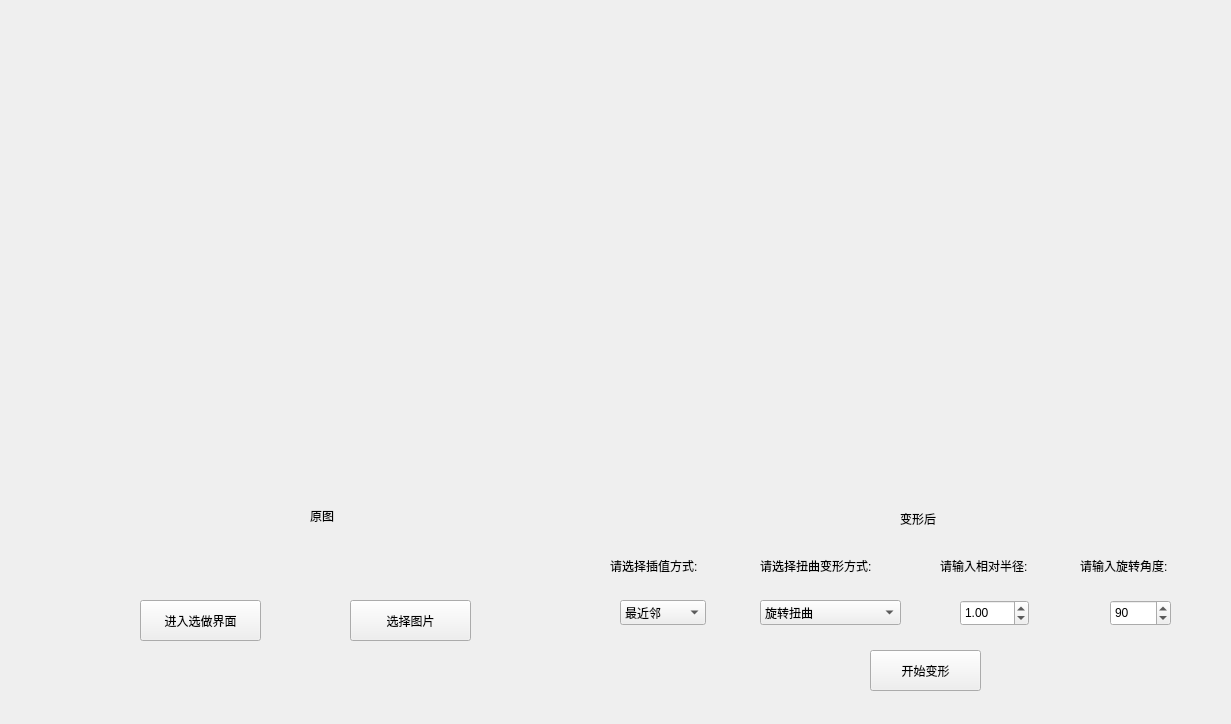
<?xml version="1.0" encoding="UTF-8"?>
<ui version="4.0">
 <class>Widget</class>
 <widget class="QWidget" name="Widget">
  <property name="geometry">
   <rect>
    <x>0</x>
    <y>0</y>
    <width>1231</width>
    <height>724</height>
   </rect>
  </property>
  <property name="windowTitle">
   <string>Widget</string>
  </property>
  <widget class="QPushButton" name="selectPic_pushButton">
   <property name="geometry">
    <rect>
     <x>350</x>
     <y>600</y>
     <width>121</width>
     <height>41</height>
    </rect>
   </property>
   <property name="text">
    <string>选择图片</string>
   </property>
  </widget>
  <widget class="QLabel" name="src_label">
   <property name="geometry">
    <rect>
     <x>70</x>
     <y>60</y>
     <width>521</width>
     <height>401</height>
    </rect>
   </property>
   <property name="text">
    <string/>
   </property>
   <property name="scaledContents">
    <bool>true</bool>
   </property>
  </widget>
  <widget class="QLabel" name="dst_label">
   <property name="geometry">
    <rect>
     <x>640</x>
     <y>60</y>
     <width>551</width>
     <height>401</height>
    </rect>
   </property>
   <property name="text">
    <string/>
   </property>
   <property name="scaledContents">
    <bool>true</bool>
   </property>
  </widget>
  <widget class="QComboBox" name="method_comboBox">
   <property name="geometry">
    <rect>
     <x>620</x>
     <y>600</y>
     <width>86</width>
     <height>25</height>
    </rect>
   </property>
   <item>
    <property name="text">
     <string>最近邻</string>
    </property>
   </item>
   <item>
    <property name="text">
     <string>双线性</string>
    </property>
   </item>
   <item>
    <property name="text">
     <string>双三次</string>
    </property>
   </item>
  </widget>
  <widget class="QLabel" name="label">
   <property name="geometry">
    <rect>
     <x>610</x>
     <y>550</y>
     <width>111</width>
     <height>31</height>
    </rect>
   </property>
   <property name="text">
    <string>请选择插值方式:</string>
   </property>
  </widget>
  <widget class="QComboBox" name="way_comboBox">
   <property name="geometry">
    <rect>
     <x>760</x>
     <y>600</y>
     <width>141</width>
     <height>25</height>
    </rect>
   </property>
   <item>
    <property name="text">
     <string>旋转扭曲</string>
    </property>
   </item>
   <item>
    <property name="text">
     <string>畸变矫正(凸透镜)</string>
    </property>
   </item>
   <item>
    <property name="text">
     <string>畸变矫正(凹透镜)</string>
    </property>
   </item>
  </widget>
  <widget class="QLabel" name="label_2">
   <property name="geometry">
    <rect>
     <x>760</x>
     <y>550</y>
     <width>151</width>
     <height>31</height>
    </rect>
   </property>
   <property name="text">
    <string>请选择扭曲变形方式:</string>
   </property>
  </widget>
  <widget class="QPushButton" name="start_pushButton">
   <property name="geometry">
    <rect>
     <x>870</x>
     <y>650</y>
     <width>111</width>
     <height>41</height>
    </rect>
   </property>
   <property name="text">
    <string>开始变形</string>
   </property>
  </widget>
  <widget class="QLabel" name="label_3">
   <property name="geometry">
    <rect>
     <x>310</x>
     <y>500</y>
     <width>31</width>
     <height>31</height>
    </rect>
   </property>
   <property name="text">
    <string>原图</string>
   </property>
  </widget>
  <widget class="QLabel" name="label_4">
   <property name="geometry">
    <rect>
     <x>900</x>
     <y>510</y>
     <width>51</width>
     <height>17</height>
    </rect>
   </property>
   <property name="text">
    <string>变形后</string>
   </property>
  </widget>
  <widget class="QLabel" name="label_5">
   <property name="geometry">
    <rect>
     <x>940</x>
     <y>550</y>
     <width>121</width>
     <height>31</height>
    </rect>
   </property>
   <property name="text">
    <string>请输入相对半径:</string>
   </property>
  </widget>
  <widget class="QLabel" name="label_6">
   <property name="geometry">
    <rect>
     <x>1080</x>
     <y>550</y>
     <width>131</width>
     <height>31</height>
    </rect>
   </property>
   <property name="text">
    <string>请输入旋转角度:</string>
   </property>
  </widget>
  <widget class="QDoubleSpinBox" name="r_doubleSpinBox">
   <property name="geometry">
    <rect>
     <x>960</x>
     <y>600</y>
     <width>69</width>
     <height>26</height>
    </rect>
   </property>
   <property name="maximum">
    <double>3.000000000000000</double>
   </property>
   <property name="singleStep">
    <double>0.100000000000000</double>
   </property>
   <property name="value">
    <double>1.000000000000000</double>
   </property>
  </widget>
  <widget class="QSpinBox" name="amax_spinBox">
   <property name="geometry">
    <rect>
     <x>1110</x>
     <y>600</y>
     <width>61</width>
     <height>26</height>
    </rect>
   </property>
   <property name="minimum">
    <number>-999999</number>
   </property>
   <property name="maximum">
    <number>999999</number>
   </property>
   <property name="singleStep">
    <number>10</number>
   </property>
   <property name="value">
    <number>90</number>
   </property>
  </widget>
  <widget class="QPushButton" name="RUOK_pushButton">
   <property name="geometry">
    <rect>
     <x>140</x>
     <y>600</y>
     <width>121</width>
     <height>41</height>
    </rect>
   </property>
   <property name="text">
    <string>进入选做界面</string>
   </property>
  </widget>
 </widget>
 <layoutdefault spacing="6" margin="11"/>
 <resources/>
 <connections/>
</ui>
